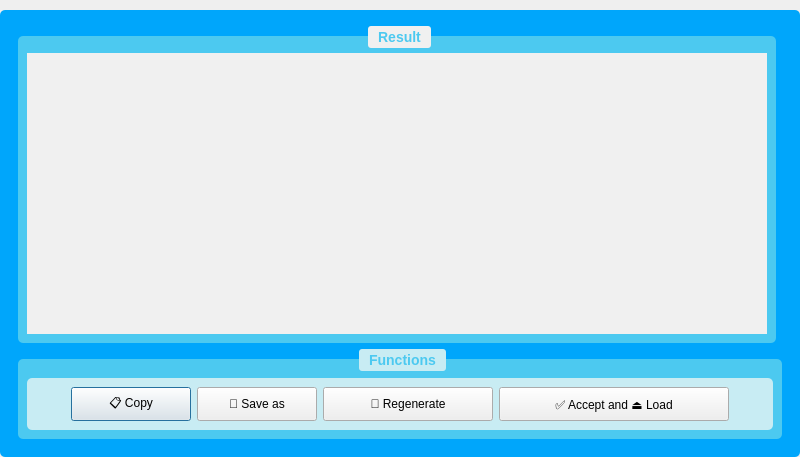
<?xml version="1.0" encoding="UTF-8"?>
<ui version="4.0">
 <class>Dialog</class>
 <widget class="QDialog" name="Dialog">
  <property name="geometry">
   <rect>
    <x>0</x>
    <y>0</y>
    <width>800</width>
    <height>457</height>
   </rect>
  </property>
  <property name="windowTitle">
   <string>Confirmation</string>
  </property>
  <property name="styleSheet">
   <string notr="true">QPushButton {
	font: 57 15px &quot;DM Mono Medium&quot;;
	min-height: 26px;
}</string>
  </property>
  <layout class="QGridLayout" name="gridLayout_2">
   <property name="leftMargin">
    <number>0</number>
   </property>
   <property name="topMargin">
    <number>0</number>
   </property>
   <property name="rightMargin">
    <number>0</number>
   </property>
   <property name="bottomMargin">
    <number>0</number>
   </property>
   <property name="spacing">
    <number>0</number>
   </property>
   <item row="0" column="0">
    <widget class="QGroupBox" name="groupBox_4">
     <property name="styleSheet">
      <string notr="true">
QGroupBox {
    border: none;
    border-radius: 5px;
    margin-top: 10px; /* leave space at the top for the title */
    font-weight: bold;
	font-size: 14px;
	background-color: rgb(0, 166, 251);
}

QGroupBox::title {
    subcontrol-origin: margin;
    subcontrol-position: top; /* position at the top center */
    padding: 3 8px;
	color: rgb(202, 240, 248);
	border-radius:4px;
	background-color:  rgb(248, 248, 248);
	font: 57 14px &quot;DM Mono Medium&quot;;
}</string>
     </property>
     <property name="title">
      <string/>
     </property>
     <layout class="QGridLayout" name="gridLayout_3">
      <property name="topMargin">
       <number>0</number>
      </property>
      <item row="0" column="0">
       <widget class="QGroupBox" name="groupBox">
        <property name="styleSheet">
         <string notr="true">QGroupBox {
    border: none;
    border-radius: 5px;
    margin-top: 10px; /* leave space at the top for the title */
    font-weight: bold;
	font-size: 14px;
	background-color: rgb(0, 166, 251);
}

QGroupBox::title {
    subcontrol-origin: margin;
    subcontrol-position: top; /* position at the top center */
    padding: 3 8px;
	color: rgb(202, 240, 248);
	border-radius:4px;
	background-color:  rgb(248, 248, 248);
	font: 57 14px &quot;DM Mono Medium&quot;;
}</string>
        </property>
        <property name="title">
         <string/>
        </property>
        <layout class="QGridLayout" name="gridLayout">
         <property name="topMargin">
          <number>6</number>
         </property>
         <item row="0" column="0">
          <widget class="QGroupBox" name="groupBox_5">
           <property name="styleSheet">
            <string notr="true">QGroupBox {
    border: none;
    border-radius: 5px;
    margin-top: 1ex; /* leave space at the top for the title */
	background-color: rgb(134, 202, 237);
	background-color: rgb(76, 201, 240);
}
QGroupBox::title {
	border-radius:3px;
	background-color: #f0f0f0;
color: #4cc9f0;
}</string>
           </property>
           <property name="title">
            <string>Result</string>
           </property>
           <layout class="QGridLayout" name="gridLayout_4">
            <property name="topMargin">
             <number>17</number>
            </property>
            <item row="0" column="0">
             <widget class="QPlainTextEdit" name="plainTextEdit">
              <property name="styleSheet">
               <string notr="true">font: 15px &quot;Kalpurush&quot;;
border: none;
background-color: #f0f0f0;</string>
              </property>
             </widget>
            </item>
           </layout>
          </widget>
         </item>
         <item row="1" column="0" colspan="2">
          <widget class="QGroupBox" name="groupBox_2">
           <property name="minimumSize">
            <size>
             <width>0</width>
             <height>30</height>
            </size>
           </property>
           <property name="styleSheet">
            <string notr="true">QGroupBox {
    border: none;
    border-radius: 5px;
    margin-top: 1ex; /* leave space at the top for the title */
	background-color: rgb(134, 202, 237);
	background-color: rgb(76, 201, 240);
}
QGroupBox::title {
	border-radius:3px;
	background-color: #c8ecf3;
	color: #4cc9f0;
}</string>
           </property>
           <property name="title">
            <string>Functions</string>
           </property>
           <layout class="QHBoxLayout" name="horizontalLayout">
            <item>
             <widget class="QGroupBox" name="groupBox_3">
              <property name="styleSheet">
               <string notr="true">QGroupBox {
    border: none;
	background-color: rgb(200, 236, 243);
}
</string>
              </property>
              <property name="title">
               <string/>
              </property>
              <layout class="QHBoxLayout" name="horizontalLayout_2">
               <item>
                <spacer name="horizontalSpacer">
                 <property name="orientation">
                  <enum>Qt::Horizontal</enum>
                 </property>
                 <property name="sizeHint" stdset="0">
                  <size>
                   <width>40</width>
                   <height>20</height>
                  </size>
                 </property>
                </spacer>
               </item>
               <item>
                <widget class="QPushButton" name="CopyPushButton">
                 <property name="minimumSize">
                  <size>
                   <width>120</width>
                   <height>28</height>
                  </size>
                 </property>
                 <property name="text">
                  <string>📋 Copy</string>
                 </property>
                </widget>
               </item>
               <item>
                <widget class="QPushButton" name="SaveAsPushButton">
                 <property name="minimumSize">
                  <size>
                   <width>120</width>
                   <height>28</height>
                  </size>
                 </property>
                 <property name="text">
                  <string>💾 Save as</string>
                 </property>
                </widget>
               </item>
               <item>
                <widget class="QPushButton" name="RegenPushButton">
                 <property name="minimumSize">
                  <size>
                   <width>170</width>
                   <height>28</height>
                  </size>
                 </property>
                 <property name="text">
                  <string>🔄 Regenerate</string>
                 </property>
                </widget>
               </item>
               <item>
                <widget class="QPushButton" name="AcceptAndLoadPushButton">
                 <property name="minimumSize">
                  <size>
                   <width>230</width>
                   <height>28</height>
                  </size>
                 </property>
                 <property name="text">
                  <string>✅ Accept and ⏏ Load</string>
                 </property>
                </widget>
               </item>
               <item>
                <spacer name="horizontalSpacer_2">
                 <property name="orientation">
                  <enum>Qt::Horizontal</enum>
                 </property>
                 <property name="sizeHint" stdset="0">
                  <size>
                   <width>40</width>
                   <height>20</height>
                  </size>
                 </property>
                </spacer>
               </item>
              </layout>
             </widget>
            </item>
           </layout>
          </widget>
         </item>
        </layout>
       </widget>
      </item>
     </layout>
    </widget>
   </item>
  </layout>
 </widget>
 <resources/>
 <connections/>
</ui>
